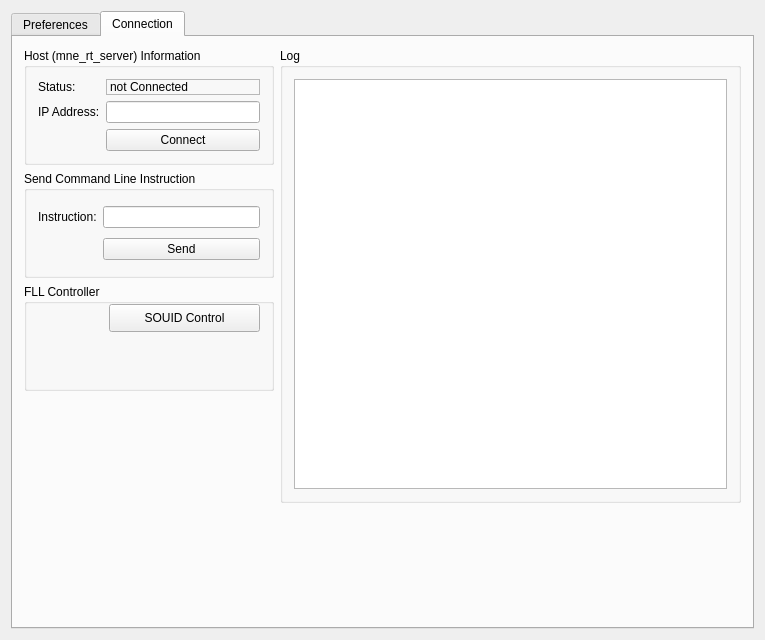
<?xml version="1.0" encoding="UTF-8"?>
<ui version="4.0">
 <class>MneRtClientSetupWidgetClass</class>
 <widget class="QWidget" name="MneRtClientSetupWidgetClass">
  <property name="geometry">
   <rect>
    <x>0</x>
    <y>0</y>
    <width>765</width>
    <height>640</height>
   </rect>
  </property>
  <property name="windowTitle">
   <string>RTServerSetupClass</string>
  </property>
  <layout class="QVBoxLayout" name="verticalLayout">
   <item>
    <widget class="QTabWidget" name="tabWidget">
     <property name="currentIndex">
      <number>1</number>
     </property>
     <widget class="QWidget" name="tab_pref">
      <attribute name="title">
       <string>Preferences</string>
      </attribute>
      <layout class="QVBoxLayout" name="verticalLayout_2">
       <item>
        <layout class="QGridLayout" name="m_qGridLayout_main">
         <item row="5" column="2">
          <widget class="QPushButton" name="m_qPushButton_About">
           <property name="text">
            <string>About</string>
           </property>
          </widget>
         </item>
         <item row="5" column="1">
          <spacer name="m_qHorizontalSpacer_About">
           <property name="orientation">
            <enum>Qt::Horizontal</enum>
           </property>
           <property name="sizeHint" stdset="0">
            <size>
             <width>40</width>
             <height>20</height>
            </size>
           </property>
          </spacer>
         </item>
         <item row="4" column="0">
          <widget class="QGroupBox" name="m_qGroupBox_PluginProperties">
           <property name="sizePolicy">
            <sizepolicy hsizetype="Minimum" vsizetype="Minimum">
             <horstretch>0</horstretch>
             <verstretch>0</verstretch>
            </sizepolicy>
           </property>
           <property name="minimumSize">
            <size>
             <width>0</width>
             <height>0</height>
            </size>
           </property>
           <property name="title">
            <string>Plugin Properties</string>
           </property>
           <property name="flat">
            <bool>false</bool>
           </property>
           <layout class="QGridLayout" name="m_qGridLayout_Properties">
            <item row="1" column="0">
             <widget class="QLabel" name="m_qLabel_Downsampling">
              <property name="text">
               <string>Downsampling: </string>
              </property>
             </widget>
            </item>
            <item row="1" column="1">
             <widget class="QSpinBox" name="m_qSpinBox_Downsampling">
              <property name="sizePolicy">
               <sizepolicy hsizetype="Minimum" vsizetype="Fixed">
                <horstretch>0</horstretch>
                <verstretch>0</verstretch>
               </sizepolicy>
              </property>
              <property name="suffix">
               <string>x</string>
              </property>
              <property name="minimum">
               <number>1</number>
              </property>
              <property name="maximum">
               <number>10</number>
              </property>
             </widget>
            </item>
           </layout>
          </widget>
         </item>
         <item row="3" column="0">
          <widget class="QGroupBox" name="m_qGroupBox_MneRtClientProperties">
           <property name="title">
            <string>Rt Server Properties</string>
           </property>
           <layout class="QGridLayout" name="gridLayout">
            <item row="5" column="0">
             <widget class="QLabel" name="m_qLabel_BufferSize">
              <property name="text">
               <string>Buffer [samples]:</string>
              </property>
             </widget>
            </item>
            <item row="0" column="1">
             <widget class="QComboBox" name="m_qComboBox_Connector"/>
            </item>
            <item row="5" column="1">
             <widget class="QLineEdit" name="m_qLineEdit_BufferSize">
              <property name="text">
               <string/>
              </property>
             </widget>
            </item>
            <item row="0" column="0">
             <widget class="QLabel" name="m_qLabel_Connector">
              <property name="text">
               <string>Connector:</string>
              </property>
             </widget>
            </item>
            <item row="6" column="1">
             <widget class="QLabel" name="m_qLabel_sps">
              <property name="frameShape">
               <enum>QFrame::StyledPanel</enum>
              </property>
              <property name="text">
               <string/>
              </property>
             </widget>
            </item>
            <item row="6" column="0">
             <widget class="QLabel" name="m_qLabel_sps_description">
              <property name="sizePolicy">
               <sizepolicy hsizetype="Minimum" vsizetype="Minimum">
                <horstretch>0</horstretch>
                <verstretch>0</verstretch>
               </sizepolicy>
              </property>
              <property name="layoutDirection">
               <enum>Qt::LeftToRight</enum>
              </property>
              <property name="text">
               <string>Sampling Rate [sps]:</string>
              </property>
             </widget>
            </item>
            <item row="0" column="2">
             <widget class="QPushButton" name="m_qPushButton_Configure">
              <property name="text">
               <string>Configure...</string>
              </property>
             </widget>
            </item>
            <item row="4" column="0" colspan="3">
             <widget class="Line" name="line">
              <property name="orientation">
               <enum>Qt::Horizontal</enum>
              </property>
             </widget>
            </item>
           </layout>
          </widget>
         </item>
         <item row="0" column="0" rowspan="3">
          <widget class="QGroupBox" name="m_qGroupBox_Acquisition">
           <property name="title">
            <string>Acquisition</string>
           </property>
           <layout class="QGridLayout" name="gridLayout">
            <item row="3" column="1">
             <widget class="QLineEdit" name="m_qLineEdit_FiffRecordFile"/>
            </item>
            <item row="3" column="2">
             <widget class="QPushButton" name="m_qPushButton_FiffRecordFile">
              <property name="text">
               <string>...</string>
              </property>
             </widget>
            </item>
            <item row="3" column="0">
             <widget class="QLabel" name="label">
              <property name="text">
               <string>File:</string>
              </property>
             </widget>
            </item>
            <item row="1" column="0" colspan="3">
             <widget class="Line" name="line_2">
              <property name="orientation">
               <enum>Qt::Horizontal</enum>
              </property>
             </widget>
            </item>
            <item row="0" column="0" colspan="3">
             <widget class="QCheckBox" name="m_qCheckBox_RecordData">
              <property name="text">
               <string>Record Data</string>
              </property>
             </widget>
            </item>
            <item row="2" column="0">
             <widget class="QLabel" name="m_qLabel_SubjectDescription">
              <property name="text">
               <string>Subject:</string>
              </property>
             </widget>
            </item>
            <item row="2" column="1">
             <widget class="QComboBox" name="m_qComboBox_SubjectSelection"/>
            </item>
            <item row="2" column="2">
             <widget class="QPushButton" name="m_qPushButton_NewSubject">
              <property name="text">
               <string>New Subject</string>
              </property>
             </widget>
            </item>
           </layout>
          </widget>
         </item>
         <item row="0" column="1" rowspan="3" colspan="2">
          <widget class="QGroupBox" name="m_qGroupBox_Information">
           <property name="minimumSize">
            <size>
             <width>0</width>
             <height>0</height>
            </size>
           </property>
           <property name="title">
            <string>Information</string>
           </property>
           <layout class="QGridLayout" name="m_qGridLayout_Information">
            <item row="0" column="0">
             <widget class="QTextBrowser" name="m_qTextBrowser_Information"/>
            </item>
           </layout>
          </widget>
         </item>
         <item row="3" column="1" rowspan="2" colspan="2">
          <widget class="QGroupBox" name="m_qGroupBox_Channels">
           <property name="title">
            <string>Fiff Channel</string>
           </property>
           <layout class="QGridLayout" name="m_qGridLayout_Channel">
            <item row="0" column="0">
             <widget class="QColumnView" name="m_qColumnView_Channels"/>
            </item>
           </layout>
          </widget>
         </item>
        </layout>
       </item>
       <item>
        <spacer name="m_qVerticalSpacer_Headline">
         <property name="orientation">
          <enum>Qt::Vertical</enum>
         </property>
         <property name="sizeType">
          <enum>QSizePolicy::Fixed</enum>
         </property>
         <property name="sizeHint" stdset="0">
          <size>
           <width>20</width>
           <height>20</height>
          </size>
         </property>
        </spacer>
       </item>
      </layout>
     </widget>
     <widget class="QWidget" name="tab_con">
      <attribute name="title">
       <string>Connection</string>
      </attribute>
      <layout class="QVBoxLayout" name="verticalLayout_3">
       <item>
        <layout class="QGridLayout" name="gridLayout_3">
         <item row="2" column="1">
          <widget class="QGroupBox" name="m_qGroupBox_Send">
           <property name="maximumSize">
            <size>
             <width>250</width>
             <height>16777215</height>
            </size>
           </property>
           <property name="title">
            <string>Send Command Line Instruction</string>
           </property>
           <layout class="QGridLayout" name="gridLayout_6">
            <item row="0" column="0">
             <widget class="QLabel" name="m_qLabel_Instruction">
              <property name="text">
               <string>Instruction:</string>
              </property>
             </widget>
            </item>
            <item row="0" column="2">
             <widget class="QLineEdit" name="m_qLineEdit_SendCLI"/>
            </item>
            <item row="1" column="2">
             <widget class="QPushButton" name="m_qPushButton_SendCLI">
              <property name="text">
               <string>Send</string>
              </property>
             </widget>
            </item>
           </layout>
          </widget>
         </item>
         <item row="5" column="2">
          <spacer name="horizontalSpacer_3">
           <property name="orientation">
            <enum>Qt::Horizontal</enum>
           </property>
           <property name="sizeHint" stdset="0">
            <size>
             <width>40</width>
             <height>20</height>
            </size>
           </property>
          </spacer>
         </item>
         <item row="1" column="1">
          <widget class="QGroupBox" name="m_qGroupBox_rtServerInfo">
           <property name="maximumSize">
            <size>
             <width>250</width>
             <height>16777215</height>
            </size>
           </property>
           <property name="title">
            <string>Host (mne_rt_server) Information</string>
           </property>
           <layout class="QGridLayout" name="gridLayout_5">
            <item row="1" column="0">
             <widget class="QLabel" name="m_qLabel_Ip">
              <property name="text">
               <string>IP Address:</string>
              </property>
             </widget>
            </item>
            <item row="0" column="0">
             <widget class="QLabel" name="m_qLabel_ConnectionStatusDescr">
              <property name="text">
               <string>Status:</string>
              </property>
             </widget>
            </item>
            <item row="2" column="1">
             <widget class="QPushButton" name="m_qPushButton_Connect">
              <property name="text">
               <string>Connect</string>
              </property>
             </widget>
            </item>
            <item row="1" column="1">
             <widget class="QLineEdit" name="m_qLineEdit_Ip"/>
            </item>
            <item row="0" column="1">
             <widget class="QLabel" name="m_qLabel_ConnectionStatus">
              <property name="frameShape">
               <enum>QFrame::StyledPanel</enum>
              </property>
              <property name="frameShadow">
               <enum>QFrame::Plain</enum>
              </property>
              <property name="text">
               <string>not Connected</string>
              </property>
             </widget>
            </item>
           </layout>
          </widget>
         </item>
         <item row="1" column="2" rowspan="4">
          <widget class="QGroupBox" name="m_qGroupBox_log">
           <property name="title">
            <string>Log</string>
           </property>
           <layout class="QGridLayout" name="gridLayout_4">
            <item row="0" column="0" rowspan="2">
             <widget class="QTextBrowser" name="m_qTextBrowser_ServerMessage"/>
            </item>
           </layout>
          </widget>
         </item>
         <item row="3" column="1">
          <widget class="QGroupBox" name="FLLControls">
           <property name="title">
            <string>FLL Controller</string>
           </property>
           <widget class="QPushButton" name="m_qPushButton_SQUIDControl">
            <property name="geometry">
             <rect>
              <x>85</x>
              <y>20</y>
              <width>151</width>
              <height>28</height>
             </rect>
            </property>
            <property name="text">
             <string>SOUID Control</string>
            </property>
           </widget>
          </widget>
         </item>
         <item row="4" column="1" rowspan="2">
          <spacer name="verticalSpacer">
           <property name="orientation">
            <enum>Qt::Vertical</enum>
           </property>
           <property name="sizeType">
            <enum>QSizePolicy::Expanding</enum>
           </property>
           <property name="sizeHint" stdset="0">
            <size>
             <width>20</width>
             <height>30</height>
            </size>
           </property>
          </spacer>
         </item>
        </layout>
       </item>
      </layout>
     </widget>
    </widget>
   </item>
  </layout>
 </widget>
 <layoutdefault spacing="6" margin="11"/>
 <resources/>
 <connections/>
</ui>
